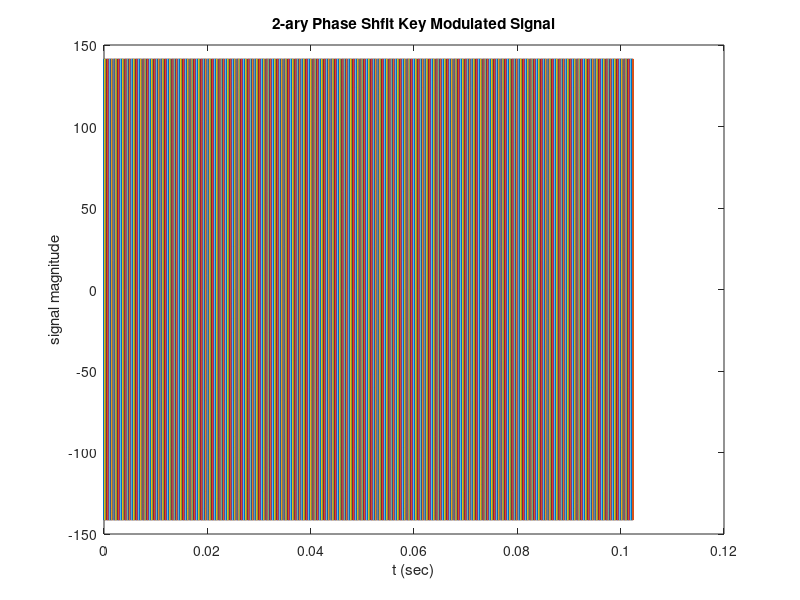
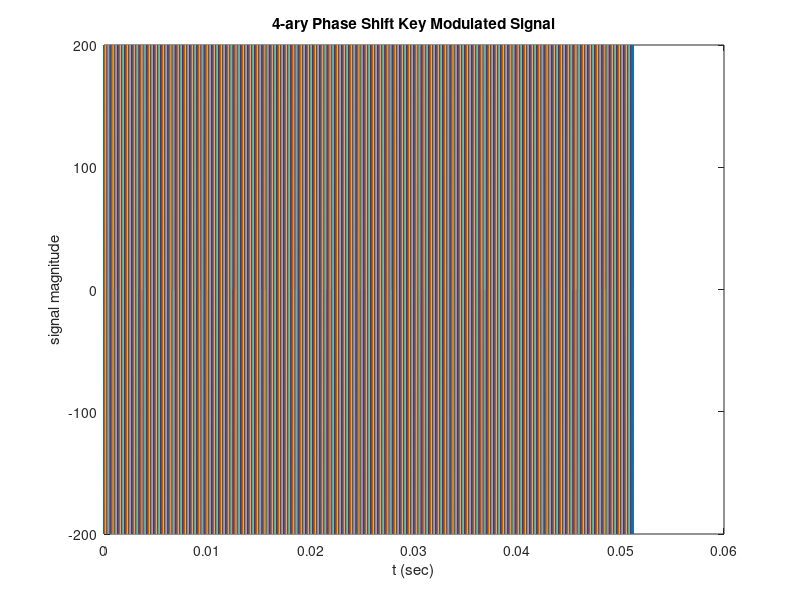

Here is the MATLAB script that generated these plots, in order: (Note: this script raises an error after producing the figures.)
clear; close all; clc

%% Constants and functions
f_c = 100E3;
T = 0.1E-3;
t = 0:1E-7:T;
f = @(t) exp(-1*t.^2);

% Error
E_b = 1;
E_s = @(M) E_b*log2(M);
erfc = @(x) 2/sqrt(pi) * integral(f,x,Inf);
Q = @(x) 1/2*erfc(x/sqrt(2));

% E_b/N_0 between 0 and 10 dB
E_b_N_0_dB = 0:10;
E_b_N_0 = db2mag(E_b_N_0_dB);

%% Generate frame of 1024 rand bits
n = 1024;
frame = randi([0 1],1,n);
bit_num = n;

%% 2PSK: Modulate one bit at a time
M = 2;

% Generate each phase shift signal as function handle
s = cell(M,1);
for i = 1:M
    phi = 2*pi*i/M;
    s{i} = @(t) sqrt(2*E_s(M)/T).*cos(2*pi*f_c.*t - phi);
end

% Plot random signal
figure();

for bit = 1:bit_num
    i = frame(bit);

    % Offset time scale by T
    t_offset = t + T*(bit-1);

    % Get signal shift for bit modulation
    signal_func = s{i+1};

    plot(t_offset, signal_func(t_offset));
    hold on;
end
title('2-ary Phase Shfit Key Modulated Signal')
xlabel('t (sec)')
ylabel('signal magnitude')


%% 4PSK: Modulate tow bits at a time
M = 4;
s = cell(M,1);
for i = 1:M
    phi = 2*pi*i/M;
    s{i} = @(t) sqrt(2*E_s(M)/T).*cos(2*pi*f_c.*t-phi);
end

% Plot random signal
figure();
i = 0;
for bit = 1:2:bit_num
    i1 = frame(bit);
    i2 = frame(bit+1);

    t_offset = t + T*i;
    i = i + 1;

    signal_func = s{bi2de([i2 i1]) + 1};

    plot(t_offset, signal_func(t_offset));
    hold on;
end

title(sprintf('%d-ary Phase Shift Key Modulated Signal', M))
xlabel('t (sec)')
ylabel('signal magnitude')

%% 8PSK: Modulate three bits at a time
M = 8;
s = cell(M,1);
for i = 1:M
    phi = 2*pi*i/M;
    s{i} = @(t) sqrt(2*E_s(M)/T).*cos(2*pi*f_c.*t - phi);
end

% Plot random signal
figure();

i = 0;
for bit = 1:3:bit_num - 1
    i1 = frame(bit);
    i2 = frame(bit+1);
    i3 = frame(bit+2);
    t_offset = t + T*i;
    i = i + 1;

    signal_func = s{bit2int([i1 i2 i3]', 3)+1};

    plot(t_offset, signal_func(t_offset));
    hold on;
end

title(sprintf('%d-ary Phase Shift Key Modulated Signal', M));
xlabel('t (sec)')
ylabel('signal magnitude');


%% Errors
% 2 - PSK
P_b2 = zeros(1, length(E_b_N_0));
for dB = 1:11
    x = sqrt(2*E_b_N_0(dB));
    P_b2(dB) = Q(sqrt(2*E_b_N_0(dB)));
end

P_s2 = P_b2;

figure(4);
hold off;
plot(E_b_N_0_dB, P_s2);
hold on;
plot(E_b_N_0_dB, P_b2);
set(gca, 'YScale', 'log')
xlabel('E_{b}/N_{0} (dB)')
ylabel('Error probability')
title('Probabilty of error for 2-PSK')
legend('Symbol error', 'Bit error')

% 4-PSK
P_b4 = P_b2;
P_s4 = zeros(1, length(E_b_N_0));
for dB = 1:11
    P_s4(dB) = erfc(sqrt(E_b_N_0(dB)));
    
end

figure(5);
plot(E_b_N_0_dB, P_s4);
hold on;
plot(E_b_N_0_dB, P_b4);
set(gca, 'YScale', 'log')
xlabel('E_{b}/N_{0} (dB)')
ylabel('Error probability')
title('Probabilty of error for 4-PSK')
legend('Symbol error', 'Bit error')

%% 8-PSK error

P_s8 = zeros(1, length(E_b_N_0));
P_b8 = zeros(1, length(E_b_N_0)); 

for dB = 1:11
    P_s8(dB) = 2 * Q(sqrt(2*E_b_N_0(dB)*log2(8))*sin(pi/8));
    P_b8(dB) = P_s8(dB)/log2(8);
end

figure(6);
plot(E_b_N_0_dB, P_s8);
hold on;
plot(E_b_N_0_dB, P_b8);
set(gca, 'YScale', 'log')
xlabel('E_{b}/N_{0} (dB)')
ylabel('Error probability')
title('Probabilty of error for 8-PSK')
legend('Symbol error', 'Bit error')

%% All error plots
figure(7);

plot(E_b_N_0_dB, P_s2);
hold on;
plot(E_b_N_0_dB, P_b2);
hold on;
plot(E_b_N_0_dB, P_s4);
hold on;
plot(E_b_N_0_dB, P_b4);
hold on;
plot(E_b_N_0_dB, P_s8);
hold on;
plot(E_b_N_0_dB, P_b8);

set(gca, 'YScale', 'log')
xlabel('E_{b}/N_{0} (dB)')
ylabel('Error probability')
title('Probabilty of error for M-PSK')
legend('2-PSK P_{s}', '2-PSK P_{b}','4-PSK P_{s}', '4-PSK P_{b}','8-PSK P_{s}', '8-PSK P_{b}')


